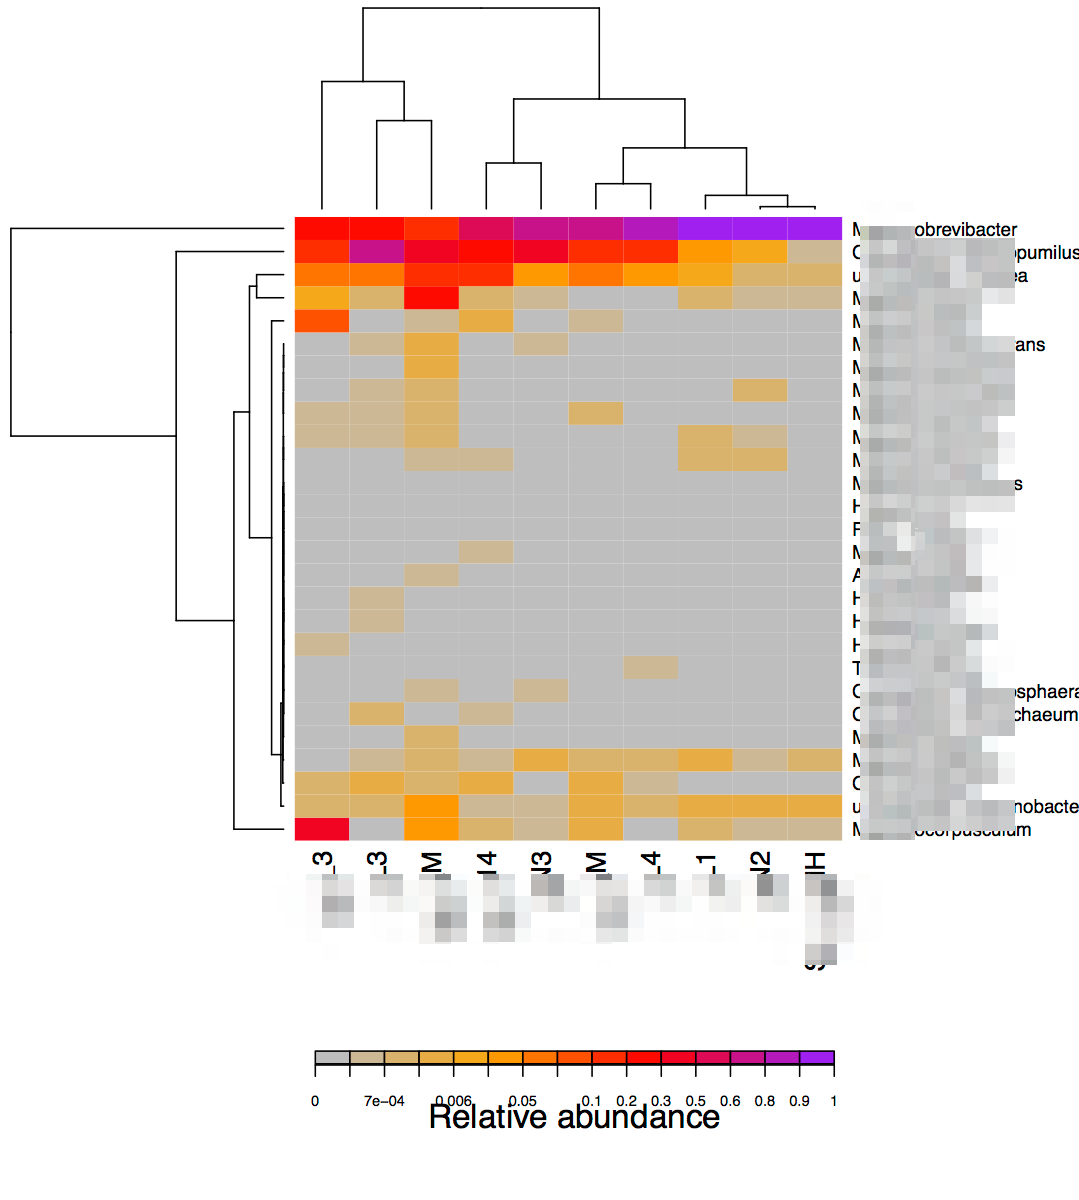

This figure's R source:
library(gplots)

class <- read.csv("archaea-genus0411.csv",sep=";")
row.names(class) <- class$Groups

#只保留数据列
class <- class[,2:ncol(class)]/100
class <- data.matrix(class)

#定义36个colorkey的分割点,分割点的单位是不同的
bk <- c(0,0.0001,0.0007,0.002,0.006,0.01,0.05,0.09,0.1,0.2,0.3,0.5,0.6,0.8,0.9,1) 
#定义渐变颜色:white blue green orange red
mycol <- colorRampPalette(colors=c("gray","orange","red","purple"))
mycol <- mycol(15)
#使用自己改编(heatmap.2)的函数绘制
classmap <- myheatmap3(class,scale="none",key=TRUE, symkey=FALSE, density.info="none", trace="none",
                       col=mycol,breaks=bk,margin=c(5,12))
